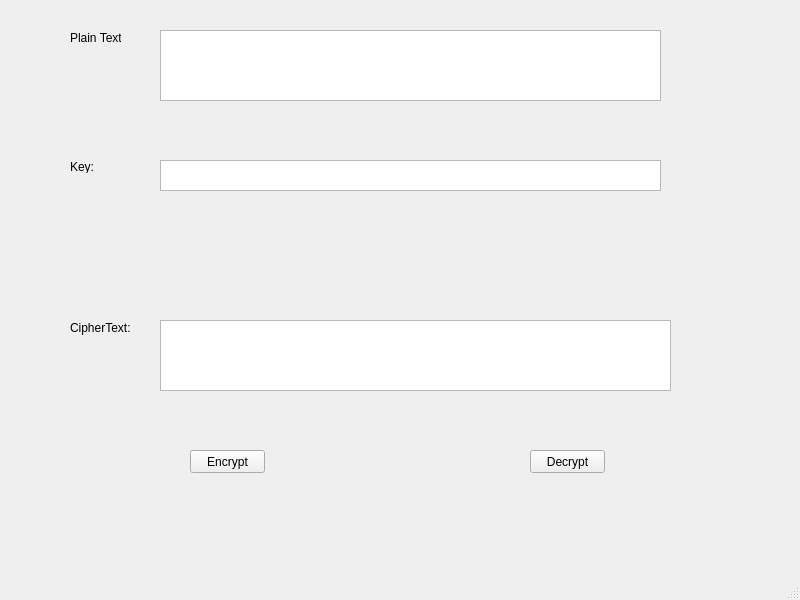
<?xml version="1.0" encoding="UTF-8"?>
<ui version="4.0">
 <class>MainWindow</class>
 <widget class="QMainWindow" name="MainWindow">
  <property name="geometry">
   <rect>
    <x>0</x>
    <y>0</y>
    <width>800</width>
    <height>600</height>
   </rect>
  </property>
  <property name="windowTitle">
   <string>MainWindow</string>
  </property>
  <widget class="QWidget" name="centralwidget">
   <widget class="QLabel" name="label">
    <property name="geometry">
     <rect>
      <x>70</x>
      <y>30</y>
      <width>51</width>
      <height>16</height>
     </rect>
    </property>
    <property name="text">
     <string>Plain Text:</string>
    </property>
   </widget>
   <widget class="QLabel" name="label_2">
    <property name="geometry">
     <rect>
      <x>70</x>
      <y>160</y>
      <width>47</width>
      <height>13</height>
     </rect>
    </property>
    <property name="text">
     <string>Key:</string>
    </property>
   </widget>
   <widget class="QLabel" name="label_3">
    <property name="geometry">
     <rect>
      <x>70</x>
      <y>320</y>
      <width>71</width>
      <height>16</height>
     </rect>
    </property>
    <property name="text">
     <string>CipherText:</string>
    </property>
   </widget>
   <widget class="QPlainTextEdit" name="txt_plain_text">
    <property name="geometry">
     <rect>
      <x>160</x>
      <y>30</y>
      <width>501</width>
      <height>71</height>
     </rect>
    </property>
   </widget>
   <widget class="QPlainTextEdit" name="txt_key">
    <property name="geometry">
     <rect>
      <x>160</x>
      <y>160</y>
      <width>501</width>
      <height>31</height>
     </rect>
    </property>
   </widget>
   <widget class="QPlainTextEdit" name="txt_cipher_text">
    <property name="geometry">
     <rect>
      <x>160</x>
      <y>320</y>
      <width>511</width>
      <height>71</height>
     </rect>
    </property>
   </widget>
   <widget class="QPushButton" name="btn_encrypt">
    <property name="geometry">
     <rect>
      <x>190</x>
      <y>450</y>
      <width>75</width>
      <height>23</height>
     </rect>
    </property>
    <property name="text">
     <string>Encrypt</string>
    </property>
   </widget>
   <widget class="QPushButton" name="btn_decrypt">
    <property name="geometry">
     <rect>
      <x>530</x>
      <y>450</y>
      <width>75</width>
      <height>23</height>
     </rect>
    </property>
    <property name="text">
     <string>Decrypt</string>
    </property>
   </widget>
  </widget>
  <widget class="QMenuBar" name="menubar">
   <property name="geometry">
    <rect>
     <x>0</x>
     <y>0</y>
     <width>800</width>
     <height>21</height>
    </rect>
   </property>
  </widget>
  <widget class="QStatusBar" name="statusbar"/>
 </widget>
 <resources/>
 <connections/>
</ui>
